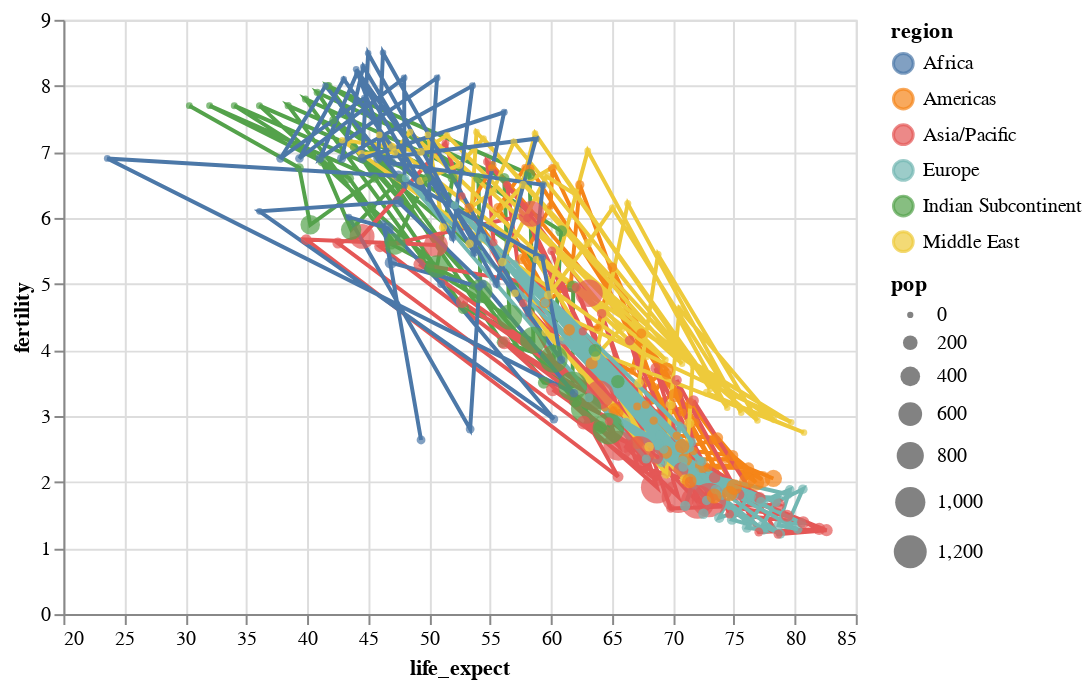

This figure's notebook cell:
### Code cell
# go back to chart without faceting, try to show countries' trajectories as lines

circles = alt.Chart(  # assign circles layer to a variable
    df
).mark_circle(
).encode(
    x='life_expect',
    y='fertility',
    color='region:N',
    size=alt.Size('pop', scale=alt.Scale(range=[10, 300])),
    tooltip=['country', 'region', 'pop', 'fertility', 'life_expect', 'year']
)

lines = alt.Chart(  # draw lines, same encoding as above
    df
).mark_line(
).encode(
    x='life_expect',
    y='fertility',
    color='region:N',
    order='year'  # order points in line by year (default would be x)
)

(lines + circles).display()  # layer the two charts

### Figure 1 — Vega-Lite specification as saved in the notebook (floating-point values rounded to 4 significant figures; data arrays with more than 128 entries replaced by an {"elided": "..."} marker saying what was removed)
{"$schema": "https://vega.github.io/schema/vega-lite/v3.4.0.json", "config": {"mark": {"tooltip": null}, "view": {"height": 300, "width": 400}}, "data": {"name": "data-eb55b3c04935b1d5bce4fa9a8c24136b"}, "datasets": {"data-eb55b3c04935b1d5bce4fa9a8c24136b": {"elided": "308 records"}}, "layer": [{"encoding": {"color": {"field": "region", "type": "nominal"}, "order": {"field": "year", "type": "quantitative"}, "x": {"field": "life_expect", "type": "quantitative"}, "y": {"field": "fertility", "type": "quantitative"}}, "mark": "line"}, {"encoding": {"color": {"field": "region", "type": "nominal"}, "size": {"field": "pop", "scale": {"range": [10, 300]}, "type": "quantitative"}, "tooltip": [{"field": "country", "type": "nominal"}, {"field": "region", "type": "nominal"}, {"field": "pop", "type": "quantitative"}, {"field": "fertility", "type": "quantitative"}, {"field": "life_expect", "type": "quantitative"}, {"field": "year", "type": "quantitative"}], "x": {"field": "life_expect", "type": "quantitative"}, "y": {"field": "fertility", "type": "quantitative"}}, "mark": "circle"}]}
